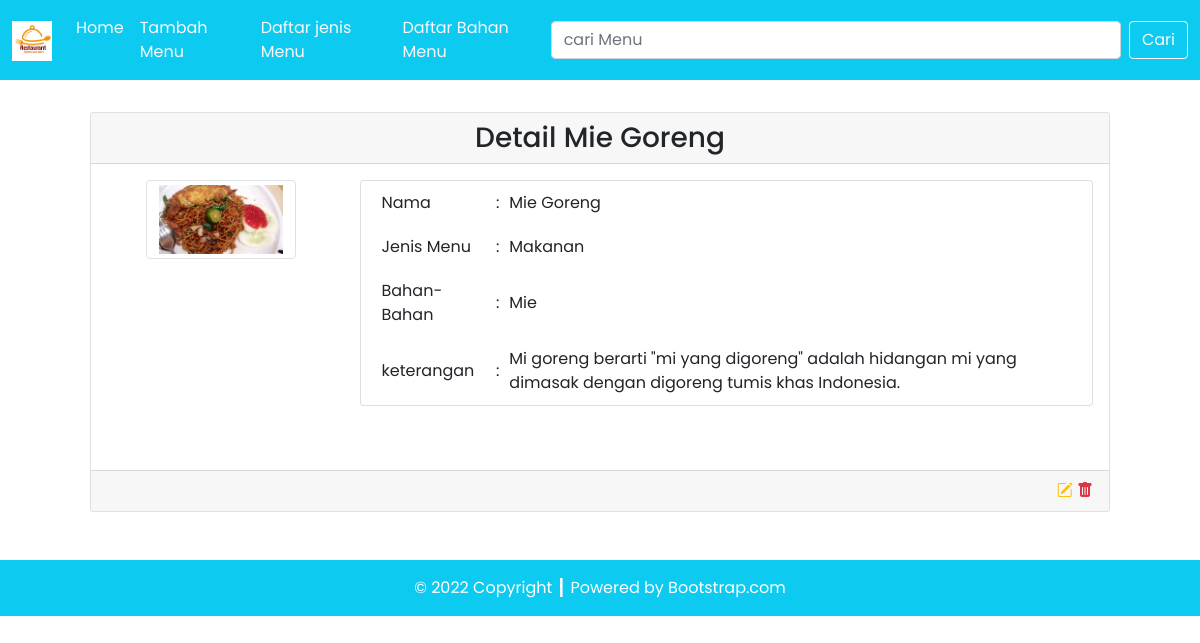
Screenshot of /detail.php?id=2 with the database file from the repository.
### tables this page shows
CREATE TABLE `menu` (
  `id_menu` int(11) NOT NULL,
  `nama_menu` varchar(255) DEFAULT NULL,
  `keterangan` varchar(255) NOT NULL,
  `jenis_menu` int(11) DEFAULT NULL,
  `bahan_bahan` int(11) DEFAULT NULL,
  `gambar` mediumtext NOT NULL
);

CREATE TABLE `jenis_menu` (
  `id_jenis` int(11) NOT NULL,
  `nama_jenis` varchar(255) DEFAULT NULL
);

CREATE TABLE `bahan` (
  `id_bahan` int(11) NOT NULL,
  `nama_bahan` varchar(255) DEFAULT NULL
);

### config/db.php (called while the page is built)
<?php
$DB_HOST = "localhost";
$DB_USERNAME = "root";
$DB_PASSWORD = "";
$DB_NAME = "db_menu";

### classes/DB.php (called while the page is built, shortened)
<?php
class DB
{
    private $hostname;
    private $username;
    private $password;
    private $dbname;
    private $conn;
    private $result;
    function __construct($hostname, $username, $password, $dbname)
    {
        $this->hostname = $hostname;
        $this->username = $username;
        $this->password = $password;
        $this->dbname = $dbname;
    }
    function open()
    {
        $this->conn = mysqli_connect($this->hostname, $this->username, $this->password, $this->dbname);
    }
    function execute($query)
    {
        $this->result = mysqli_query($this->conn, $query);
    }
    function getResult()
    {
        return mysqli_fetch_array($this->result);
    }
}

### classes/menu.php (called while the page is built, shortened)
<?php
class menu extends DB
{
    function getmenuById($id)
    {
        $query = "SELECT * FROM menu JOIN jenis_menu ON menu.jenis_menu=jenis_menu.id_jenis JOIN bahan ON menu.bahan_bahan=bahan.id_bahan  WHERE id_menu=$id";
        return $this->execute($query);
    }
}

### detail.php (the view, shortened to what this page needs)
<?php
include('config/db.php');
include('classes/DB.php');
include('classes/bahan.php');
include('classes/menu.php');
$menu = new menu($DB_HOST, $DB_USERNAME, $DB_PASSWORD, $DB_NAME);
$menu->open();
$data = nulL;
if (isset($_GET['id'])) {
    $id = $_GET['id'];
    if ($id > 0) {
        $menu->getmenuById($id);
        $row = $menu->getResult();
        $data .= '<div class="card-header text-center">
        <h3 class="my-0">Detail ' . $row['nama_menu'] . '</h3>
        </div>
        <div class="card-body text-end">
            <div class="row mb-5">
                <div class="col-3">
                    <div class="row justify-content-center">
                        <img src="assets/images/' . $row['gambar'] . '" class="img-thumbnail" alt="' . $row['gambar'] . '" width="60">
                        </div>
                    </div>
                    <div class="col-9">
                        <div class="card px-3">
                            <table border="0" class="text-start">
                                <tr>
                                    <td>Nama</td>
                                    <td>:</td>
                                    <td>' . $row['nama_menu'] . '</td>
                                </tr>
                                <tr>
                                    <td>Jenis Menu</td>
                                    <td>:</td>
                                    <td>' . $row['nama_jenis'] . '</td>
                                </tr>
                                <tr>
                                    <td>Bahan-Bahan</td>
                                    <td>:</td>
                                    <td>' . $row['nama_bahan'] . '</td>
                                </tr>
                                <tr>
                                    <td>keterangan</td>
                                    <td>:</td>
                                    <td>' . $row['keterangan'] . '</td>
                                </tr>
                            </table>
                        </div>
                    </div>
                </div>
            </div>
            <div class="card-footer text-end">
            <a href="?id=' . $row['id_menu'] . '" title="Edit Data"><i class="bi bi-pencil-square text-warning"></i></a>&nbsp;<a href="detail.php?hapus=' . $row['id_menu'] . '" title="Delete Data"><i class="bi bi-trash-fill text-danger"></i></a>
            </div>';
    }
}

### rows the page displays
menu: nama_menu "Mie Goreng", gambar (picture), jenis_menu.nama_jenis "Makanan", bahan_bahan.nama_bahan "Mie", keterangan "Mi goreng berarti \"mi yang digoreng\" adalah hidangan mi yang dimasak dengan digoreng tumis khas Indonesia."
